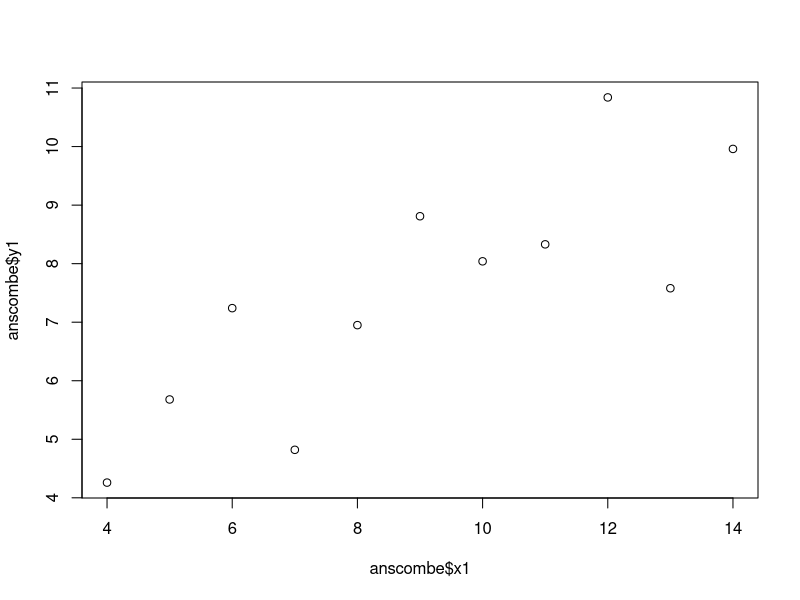
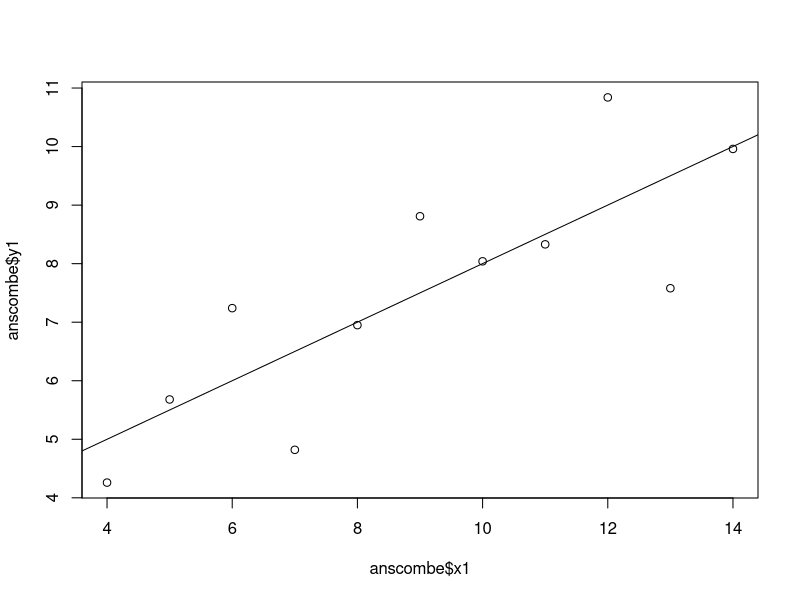
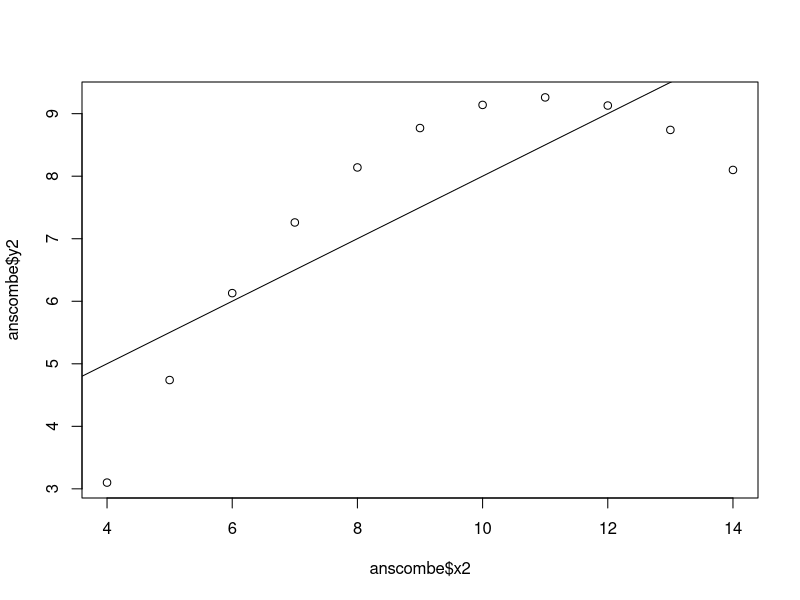
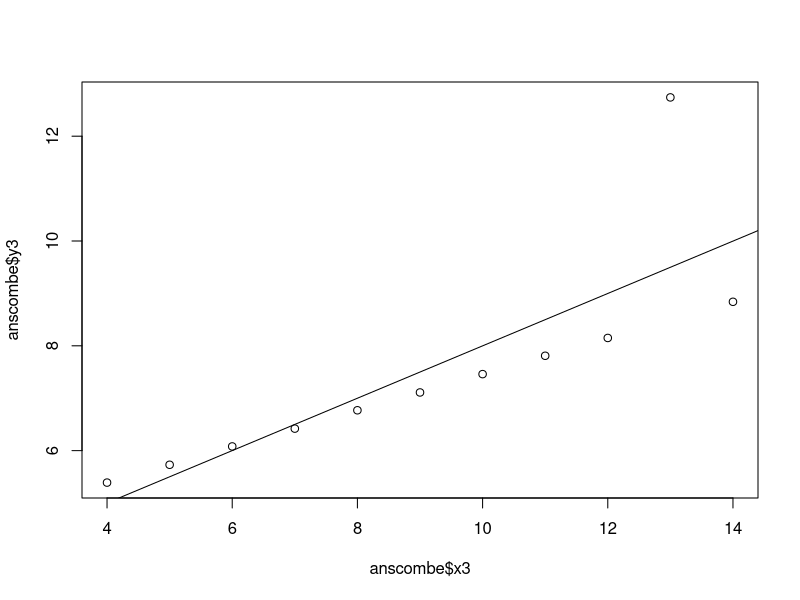
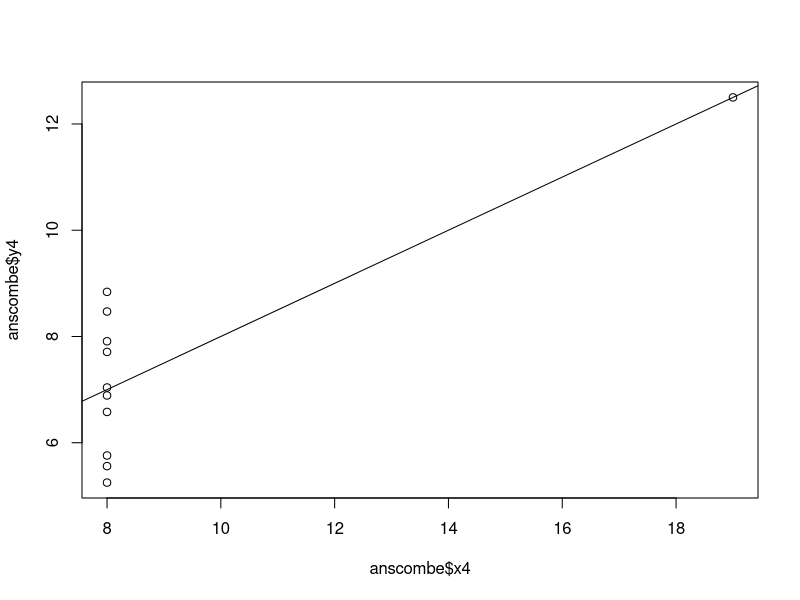
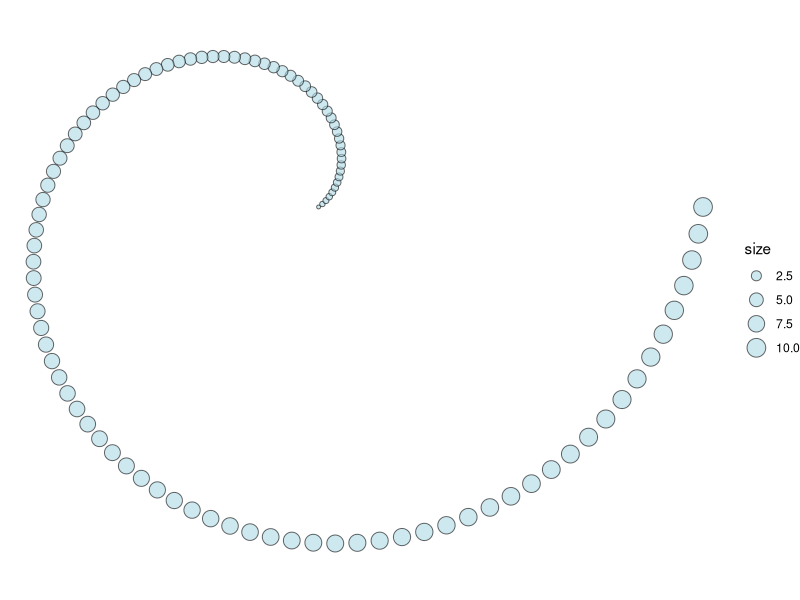
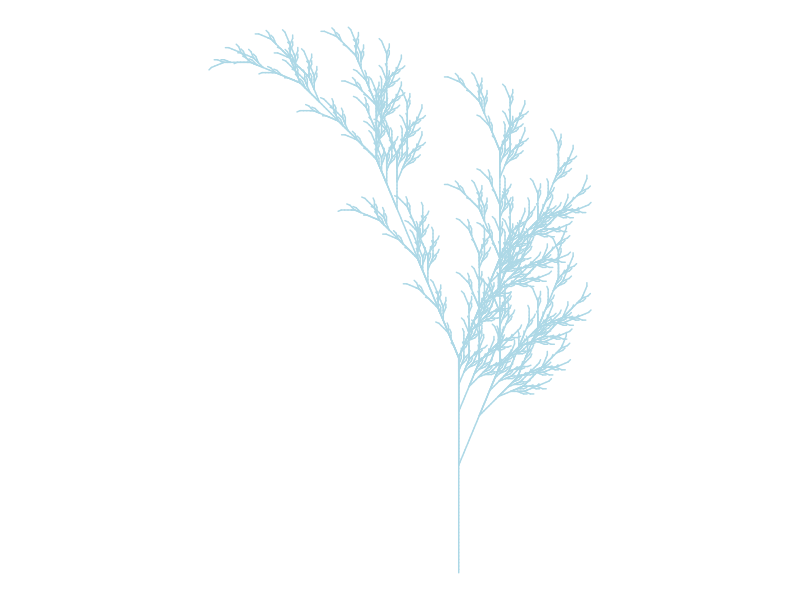

Recreate these plots in R, in order.
## ---- chunk 1
options(repos = c(CRAN = "https://cran.rstudio.com/"))
data(anscombe)  # Load Anscombe's data
View(anscombe) # View the data
summary(anscombe)

## Simple version
plot(anscombe$x1,anscombe$y1)
summary(anscombe)

# Create four model objects
lm1 <- lm(y1 ~ x1, data=anscombe)
summary(lm1)
lm2 <- lm(y2 ~ x2, data=anscombe)
summary(lm2)
lm3 <- lm(y3 ~ x3, data=anscombe)
summary(lm3)
lm4 <- lm(y4 ~ x4, data=anscombe)
summary(lm4)
plot(anscombe$x1,anscombe$y1)
abline(coefficients(lm1))
plot(anscombe$x2,anscombe$y2)
abline(coefficients(lm2))
plot(anscombe$x3,anscombe$y3)
abline(coefficients(lm3))
plot(anscombe$x4,anscombe$y4)
abline(coefficients(lm4))
## ---- chunk 2
install.packages("ggplot2")
library(ggplot2)
n <- 100
angles <- seq(0, 2*pi, length.out = n)
x <- cos(angles)
y <- sin(angles)
df <- data.frame(
  x = x * seq(0.1, 1, length.out = n),
  y = y * seq(0.1, 1, length.out = n),
  size = seq(1, 10, length.out = n)
)
ggplot(df, aes(x = x, y = y)) +
  geom_point(aes(size = size), shape = 21, fill = "lightblue", color = "black", alpha = 0.6) +
  theme_void() + 
  coord_fixed()

## ---- chunk 3
# Install packages
install.packages(c("gsubfn", "proto", "tidyverse"))

library(gsubfn)
library(tidyverse)

# Define elements in plant art
# Each image corresponds to a different axiom, rules, angle and depth

# Leaf of Winter (Modified)
axiom="X"
rules=list("X"="F-[[X]+X]+F[+FX]-X", "F"="FF")
angle=22.5
depth=6

for (i in 1:depth) axiom=gsubfn(".", rules, axiom)

actions=str_extract_all(axiom, "\\d*\\+|\\d*\\-|F|L|R|\\[|\\]|\\|") %>% unlist

status=data.frame(x=numeric(0), y=numeric(0), alfa=numeric(0))
points=data.frame(x1 = 0, y1 = 0, x2 = NA, y2 = NA, alfa=90, depth=1)

# Generating data
for (action in actions)
{
  if (action=="F")
  {
    x=points[1, "x1"]+cos(points[1, "alfa"]*(pi/180))
    y=points[1, "y1"]+sin(points[1, "alfa"]*(pi/180))
    points[1,"x2"]=x
    points[1,"y2"]=y
    data.frame(x1 = x, y1 = y, x2 = NA, y2 = NA,
               alfa=points[1, "alfa"],
               depth=points[1,"depth"]) %>% rbind(points)->points
  }
  if (action %in% c("+", "-")){
    alfa=points[1, "alfa"]
    points[1, "alfa"]=eval(parse(text=paste0("alfa",action, angle)))
  }
  if(action=="["){
    data.frame(x=points[1, "x1"], y=points[1, "y1"], alfa=points[1, "alfa"]) %>%
      rbind(status) -> status
    points[1, "depth"]=points[1, "depth"]+1
  }

  if(action=="]"){
    depth=points[1, "depth"]
    points[-1,]->points
    data.frame(x1=status[1, "x"], y1=status[1, "y"], x2=NA, y2=NA,
               alfa=status[1, "alfa"],
               depth=depth-1) %>%
      rbind(points) -> points
    status[-1,]->status
  }
}

# Plot with Winter Color Palette
ggplot() +
  geom_segment(aes(x = x1, y = y1, xend = x2, yend = y2),
               lineend = "round",
               color="lightblue", # Winter color theme (modified)
               data=na.omit(points)) +
  coord_fixed(ratio = 1) +
  theme_void() # No grid nor axes
